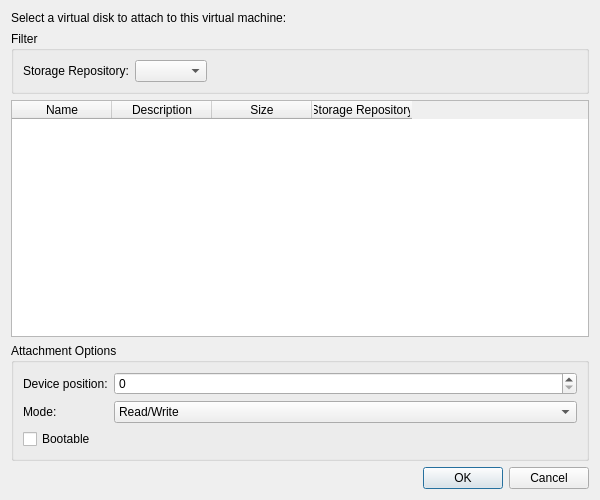
<?xml version="1.0" encoding="UTF-8"?>
<ui version="4.0">
 <class>AttachVirtualDiskDialog</class>
 <widget class="QDialog" name="AttachVirtualDiskDialog">
  <property name="geometry">
   <rect>
    <x>0</x>
    <y>0</y>
    <width>600</width>
    <height>500</height>
   </rect>
  </property>
  <property name="windowTitle">
   <string>Attach Virtual Disk</string>
  </property>
  <layout class="QVBoxLayout" name="verticalLayout">
   <item>
    <widget class="QLabel" name="instructionLabel">
     <property name="text">
      <string>Select a virtual disk to attach to this virtual machine:</string>
     </property>
     <property name="wordWrap">
      <bool>true</bool>
     </property>
    </widget>
   </item>
   <item>
    <widget class="QGroupBox" name="filterGroupBox">
     <property name="title">
      <string>Filter</string>
     </property>
     <layout class="QHBoxLayout" name="horizontalLayout">
      <item>
       <widget class="QLabel" name="srFilterLabel">
        <property name="text">
         <string>Storage Repository:</string>
        </property>
       </widget>
      </item>
      <item>
       <widget class="QComboBox" name="srComboBox"/>
      </item>
      <item>
       <spacer name="horizontalSpacer">
        <property name="orientation">
         <enum>Qt::Horizontal</enum>
        </property>
        <property name="sizeHint" stdset="0">
         <size>
          <width>40</width>
          <height>20</height>
         </size>
        </property>
       </spacer>
      </item>
     </layout>
    </widget>
   </item>
   <item>
    <widget class="QTableWidget" name="vdiTable">
     <property name="selectionMode">
      <enum>QAbstractItemView::SingleSelection</enum>
     </property>
     <property name="selectionBehavior">
      <enum>QAbstractItemView::SelectRows</enum>
     </property>
     <column>
      <property name="text">
       <string>Name</string>
      </property>
     </column>
     <column>
      <property name="text">
       <string>Description</string>
      </property>
     </column>
     <column>
      <property name="text">
       <string>Size</string>
      </property>
     </column>
     <column>
      <property name="text">
       <string>Storage Repository</string>
      </property>
     </column>
    </widget>
   </item>
   <item>
    <widget class="QGroupBox" name="optionsGroupBox">
     <property name="title">
      <string>Attachment Options</string>
     </property>
     <layout class="QFormLayout" name="formLayout">
      <item row="0" column="0">
       <widget class="QLabel" name="deviceLabel">
        <property name="text">
         <string>Device position:</string>
        </property>
       </widget>
      </item>
      <item row="0" column="1">
       <widget class="QSpinBox" name="deviceSpinBox">
        <property name="minimum">
         <number>0</number>
        </property>
        <property name="maximum">
         <number>255</number>
        </property>
       </widget>
      </item>
      <item row="1" column="0">
       <widget class="QLabel" name="modeLabel">
        <property name="text">
         <string>Mode:</string>
        </property>
       </widget>
      </item>
      <item row="1" column="1">
       <widget class="QComboBox" name="modeComboBox">
        <item>
         <property name="text">
          <string>Read/Write</string>
         </property>
        </item>
        <item>
         <property name="text">
          <string>Read-only</string>
         </property>
        </item>
       </widget>
      </item>
      <item row="2" column="0" colspan="2">
       <widget class="QCheckBox" name="bootableCheckBox">
        <property name="text">
         <string>Bootable</string>
        </property>
       </widget>
      </item>
     </layout>
    </widget>
   </item>
   <item>
    <widget class="QDialogButtonBox" name="buttonBox">
     <property name="orientation">
      <enum>Qt::Horizontal</enum>
     </property>
     <property name="standardButtons">
      <set>QDialogButtonBox::Cancel|QDialogButtonBox::Ok</set>
     </property>
    </widget>
   </item>
  </layout>
 </widget>
 <resources/>
 <connections>
  <connection>
   <sender>buttonBox</sender>
   <signal>accepted()</signal>
   <receiver>AttachVirtualDiskDialog</receiver>
   <slot>accept()</slot>
   <hints>
    <hint type="sourcelabel">
     <x>248</x>
     <y>469</y>
    </hint>
    <hint type="destinationlabel">
     <x>157</x>
     <y>474</y>
    </hint>
   </hints>
  </connection>
  <connection>
   <sender>buttonBox</sender>
   <signal>rejected()</signal>
   <receiver>AttachVirtualDiskDialog</receiver>
   <slot>reject()</slot>
   <hints>
    <hint type="sourcelabel">
     <x>316</x>
     <y>469</y>
    </hint>
    <hint type="destinationlabel">
     <x>286</x>
     <y>474</y>
    </hint>
   </hints>
  </connection>
 </connections>
</ui>
